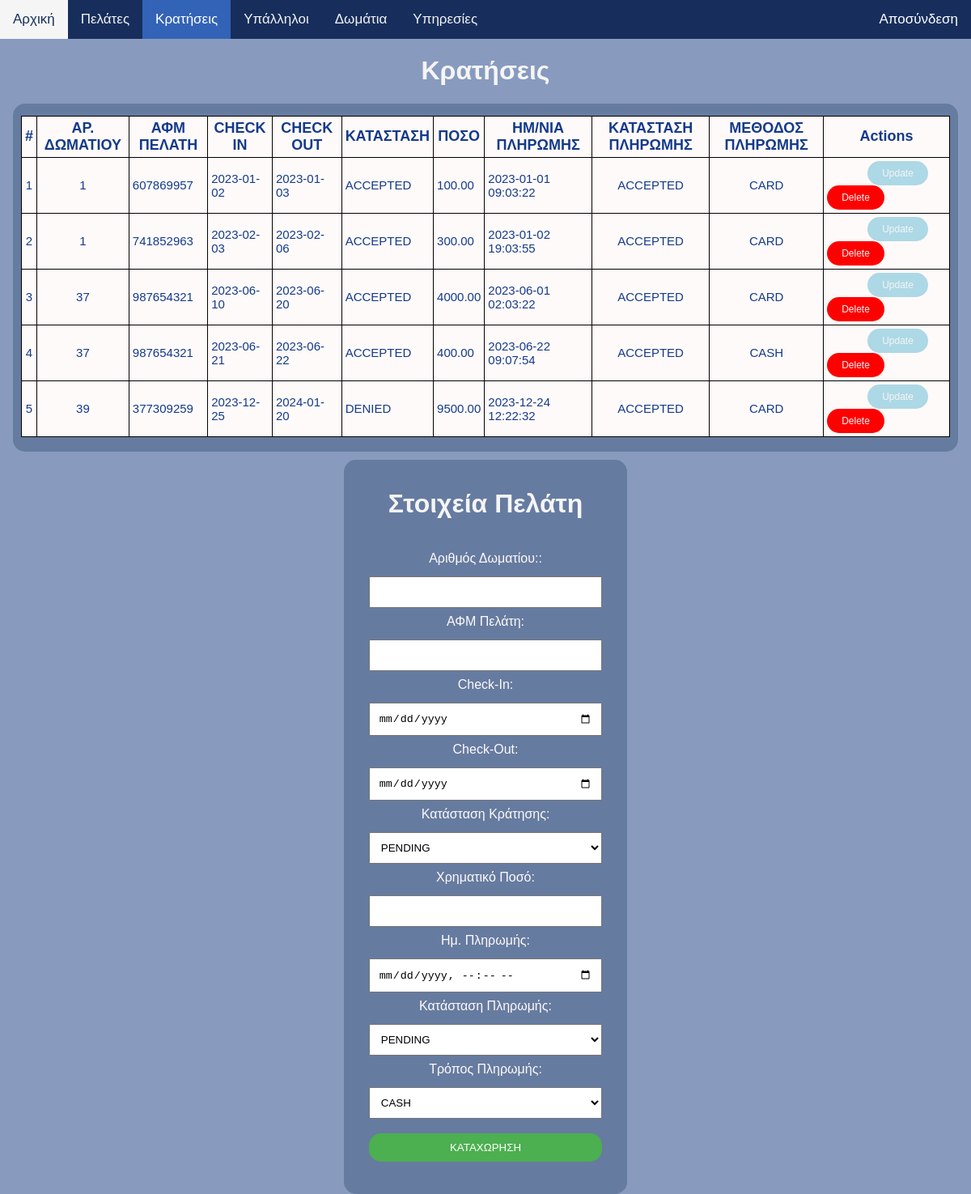
Page /back_page/panel/krathseis.php (signed in) on the committed database.
### tables this page shows
CREATE TABLE `krathsh` (
  `dwmatio_fk` int(11) NOT NULL,
  `pelatis_fk` char(9) NOT NULL,
  `hmeromhnia_afikshs` date NOT NULL,
  `hmeromhnia_anaxwrishs` date NOT NULL,
  `katastash_krathshs` enum('ACCEPTED','PENDING','DENIED') DEFAULT 'PENDING',
  `poso` double(6,2) NOT NULL,
  `hmerominia_synallaghs` datetime NOT NULL,
  `katastash_synallaghs` enum('ACCEPTED','PENDING','CANCELED') DEFAULT 'PENDING',
  `tropos_plhrwmhs` enum('CASH','CARD') DEFAULT 'CASH'
);

### back_page/accesses.php (called while the page is built, shortened)
<?php
    include 'db_connection.php';
    function getRights(){
        global $conne;
        $right = $_SESSION['dikaiwma'] ;
        $query_login = "SELECT prosvasi FROM dikaiwmata WHERE kwdikos = '$right' ";
        $result = mysqli_query($conne , $query_login) ;
        $row= mysqli_fetch_row($result);
        $acces = explode(',', $row[0]);
        return $acces;
    }
    function shouldDisplayLink($userRole) {
        $rights = getRights();
        $userRoles = is_array($userRole) ? $userRole : [$userRole];
        foreach ($userRoles as $role) {
            if (in_array($role, $rights)) {
                return true;
            }
        }
        return false;
    }
    function isActive($page) {
        $current_page = basename($_SERVER['PHP_SELF'], '.php');
        if ($page == $current_page) {
            return 'class="active" style="background-color: #3363b6; color: white;"';
        } else {
            return '';
        }
    }
?>

### back_page/panel/krathseis.php (the view, shortened to what this page needs)
<?php
    include '../accesses.php';
?>
<!DOCTYPE html>
<html lang="en">
<head>
    <link rel="stylesheet" href="../css/navbar.css">
    <link rel="stylesheet" href="../css/krathseis.css">
</head>
<body style="background-color: #889bbf;">
<div class="topnav">
    <a href="home.php" <?php echo isActive('home')  ?>>Αρχική</a>
    <a href="pelates.php" <?php if (!shouldDisplayLink('pelates')) echo ' style="display: none;"' ; echo isActive('pelates')  ?>> Πελάτες </a>
    <a href="krathseis.php" <?php if (!shouldDisplayLink('krathseis')) echo ' style="display: none;"' ; echo isActive('krathseis') ?>> Κρατήσεις </a>
    <a href="upaliloi.php" <?php if (!shouldDisplayLink('upaliloi')) echo ' style="display: none;"' ; echo isActive('upaliloi')?>> Υπάλληλοι </a>
    <a href="dwmatia.php" <?php if (!shouldDisplayLink('dwmatia')) echo ' style="display: none;"' ; echo isActive('dwmatia')?>> Δωμάτια </a>
    <a href="uphresies.php" <?php if (!shouldDisplayLink('uphresies')) echo ' style="display: none;"' ; echo isActive('uphresies')?>>Υπηρεσίες </a>
    <a href="../logout.php" class="split">Αποσύνδεση</a>
</div>
<div style="padding-left:16px; padding-right:16px">
<h1> Κρατήσεις</h1>
<div class="dedwmena">
<table border="1" cellspacing="3" cellpadding="4">
  <tr>
    <th>#</th>
    <th>ΑΡ. ΔΩΜΑΤΙΟΥ</th>
    <th>ΑΦΜ ΠΕΛΑΤΗ</th>
    <th>CHECK IN</th>
    <th>CHECK OUT</th>
    <th>ΚΑΤΑΣΤΑΣΗ</th>
    <th>ΠΟΣΟ</th>
    <th>ΗΜ/ΝΙΑ ΠΛΗΡΩΜΗΣ</th>
    <th>ΚΑΤΑΣΤΑΣΗ ΠΛΗΡΩΜΗΣ</th>
    <th>ΜΕΘΟΔΟΣ ΠΛΗΡΩΜΗΣ</th>
    <th>Actions</th>
  </tr>
<?php
    include '../db_connection.php';
    $query = "select * from krathsh";
    $queryResult= mysqli_query($conne , $query);
    $num = 0;
    while($row = mysqli_fetch_assoc($queryResult)) {
        $num = $num + 1 ;
    ?>
    <tbody>
    <tr  id='row-<?php echo $num?>'>
      <td style="text-align: center;"><?php echo $num ?> </td>
      <td style="text-align: center;"><?php echo $row['dwmatio_fk']?></td>
      <td><?php echo $row['pelatis_fk']?></td>
      <td><?php echo $row['hmeromhnia_afikshs']?></td>
      <td><?php echo $row['hmeromhnia_anaxwrishs']?></td>
      <td><?php echo $row['katastash_krathshs']?></td>
      <td><?php echo $row['poso']?></td>
      <td><?php echo $row['hmerominia_synallaghs']?></td>
      <td style="text-align: center;"><?php echo $row['katastash_synallaghs']?></td>
      <td style="text-align: center;"><?php echo $row['tropos_plhrwmhs']?></td>
      <td>
        <button class="btnUpdate" onclick="showUpdateForm(<?php echo $num ?>)">Update</button>
        <form method="post" style="display: inline-block;">
            <button type="submit" class="btnDelete" name="delete-customer">Delete</button>
        </form>
      </td>
    </tr>
    </tbody>
        <?php
    }
?>
</table>
<br>
</div>
<div class="form">
<form action="<?php echo htmlspecialchars($_SERVER["PHP_SELF"]);?>" method="post" id="new-customer" style="text-align:center; padding-bottom:15px;" >
        <h1>Στοιχεία Πελάτη</h1><br>
        <label for="room_no">Αριθμός Δωματίου:: </label>
            <input id="room_no" name="room_no" type="text" value=""><br>
        <label for="afm">ΑΦΜ Πελάτη: </label>
            <input id="afm" name="afm" type="text" value=""><br>
        <label for="check_in">Check-In: </label>
            <input id="check_in" name="check_in" type="date" value=""><br>
        <label for="check_out">Check-Out: </label>
            <input id="check_out" name="check_out" type="date" value=""><br>
        <label for="st_res">Κατάσταση Κράτησης: </label>
        <select id="st_res" name="st_res">
            <option value="PENDING" default>PENDING</option>
        </select><br>
        <label for="am">Χρηματικό Ποσό: </label>
            <input id="am" name="am" type="number" value=""><br>
        <label for="pay_day">Ημ. Πληρωμής: </label>
            <input id="pay_day" name="pay_day" type="datetime-local" value="" step="any"><br>
        <label for="st_pay">Κατάσταση Πληρωμής: </label>
        <select id="st_pay" name="st_pay">
            <option value="PENDING" default>PENDING</option>
        </select><br>
        <label for="pay">Τρόπος Πληρωμής: </label>
        <select id="pay" name="pay">
            <option value="CASH" default>CASH</option>
        </select><br>
        <button id="submit-btn" class="submit" type="submit" name="data-submit">ΚΑΤΑΧΩΡΗΣΗ</button>
    </form>
</div>
</div>
</body>
</html>

### back_page/css/navbar.css (style rules this page uses)
body { margin: 0; font-family: Arial, Helvetica, sans-serif; background-color: #889bbf; }
.topnav { overflow: hidden; background-color: #172e5c; }
.topnav a { float: left; color: #f2f2f2; text-align: center; padding: 14px 16px; text-decoration: none; font-size: 17px; }
.topnav a.split { float: right; background-color: #172e5c; color: white; }
a.active { background-color: #3363b6; color: white; }

### back_page/css/krathseis.css (style rules this page uses)
h1 { color: whitesmoke; text-align: center; }
table { border-radius: 3px; width: 100%; font-family: Arial, Helvetica, sans-serif; background-color: snow; color:#133b8a; border: 1px solid black; border-collapse: collapse }
th { background-color: snow; font-weight: bold; font-size: 18px; text-align: center; }
td { font-size: 15px; }
.btnUpdate { text-align: center; background-color: lightblue; padding-top: 8px; padding-bottom: 8px; padding-right: 18px; padding-left: 18px; border-radius: 15px; margin-left: 50px ; }
.btnDelete { text-align: center; background-color: red; padding-top: 8px; padding-bottom: 8px; padding-right: 18px; padding-left: 18px; border-radius: 15px; }
.btnDelete,.btnUpdate { border: none; color: whitesmoke; font-size: 12px; }
.dedwmena { border-radius: 15px; background-color: #667ba0 ; padding-left: 10px; padding-right: 10px; padding-top: 15px; padding-right: 10px; }
.form { margin-top: 10px; margin-right: 35%; margin-left: 35%; border-radius: 15px; background-color: #667ba0; padding: 15px; }
form { text-align: left; }
label { display: block; text-align: center; margin-bottom: 5px; color: snow; }
input[type="text"], input[type="password"], input[type="email"], input[type="tel"], select, input[type="date"], input[type="number"], input[type="datetime-local"] { width: 90%; margin: 8px 0; padding: 10px; box-sizing: border-box; }
.submit { width: 90%; margin: 10px 0; padding: 10px; box-sizing: border-box; background-color: #4caf50; color: white; border: none; border-radius: 15px; cursor: pointer; }

### rows in the picture
krathsh: dwmatio_fk "1", pelatis_fk "607869957", hmeromhnia_afikshs "2023-01-02", hmeromhnia_anaxwrishs "2023-01-03", katastash_krathshs "ACCEPTED", poso "100.00", hmerominia_synallaghs "2023-01-01 09:03:22", katastash_synallaghs "ACCEPTED", tropos_plhrwmhs "CARD"
krathsh: dwmatio_fk "1", pelatis_fk "741852963", hmeromhnia_afikshs "2023-02-03", hmeromhnia_anaxwrishs "2023-02-06", katastash_krathshs "ACCEPTED", poso "300.00", hmerominia_synallaghs "2023-01-02 19:03:55", katastash_synallaghs "ACCEPTED", tropos_plhrwmhs "CARD"
krathsh: dwmatio_fk "37", pelatis_fk "987654321", hmeromhnia_afikshs "2023-06-10", hmeromhnia_anaxwrishs "2023-06-20", katastash_krathshs "ACCEPTED", poso "4000.00", hmerominia_synallaghs "2023-06-01 02:03:22", katastash_synallaghs "ACCEPTED", tropos_plhrwmhs "CARD"
krathsh: dwmatio_fk "37", pelatis_fk "987654321", hmeromhnia_afikshs "2023-06-21", hmeromhnia_anaxwrishs "2023-06-22", katastash_krathshs "ACCEPTED", poso "400.00", hmerominia_synallaghs "2023-06-22 09:07:54", katastash_synallaghs "ACCEPTED", tropos_plhrwmhs "CASH"
krathsh: dwmatio_fk "39", pelatis_fk "377309259", hmeromhnia_afikshs "2023-12-25", hmeromhnia_anaxwrishs "2024-01-20", katastash_krathshs "DENIED", poso "9500.00", hmerominia_synallaghs "2023-12-24 12:22:32", katastash_synallaghs "ACCEPTED", tropos_plhrwmhs "CARD"
